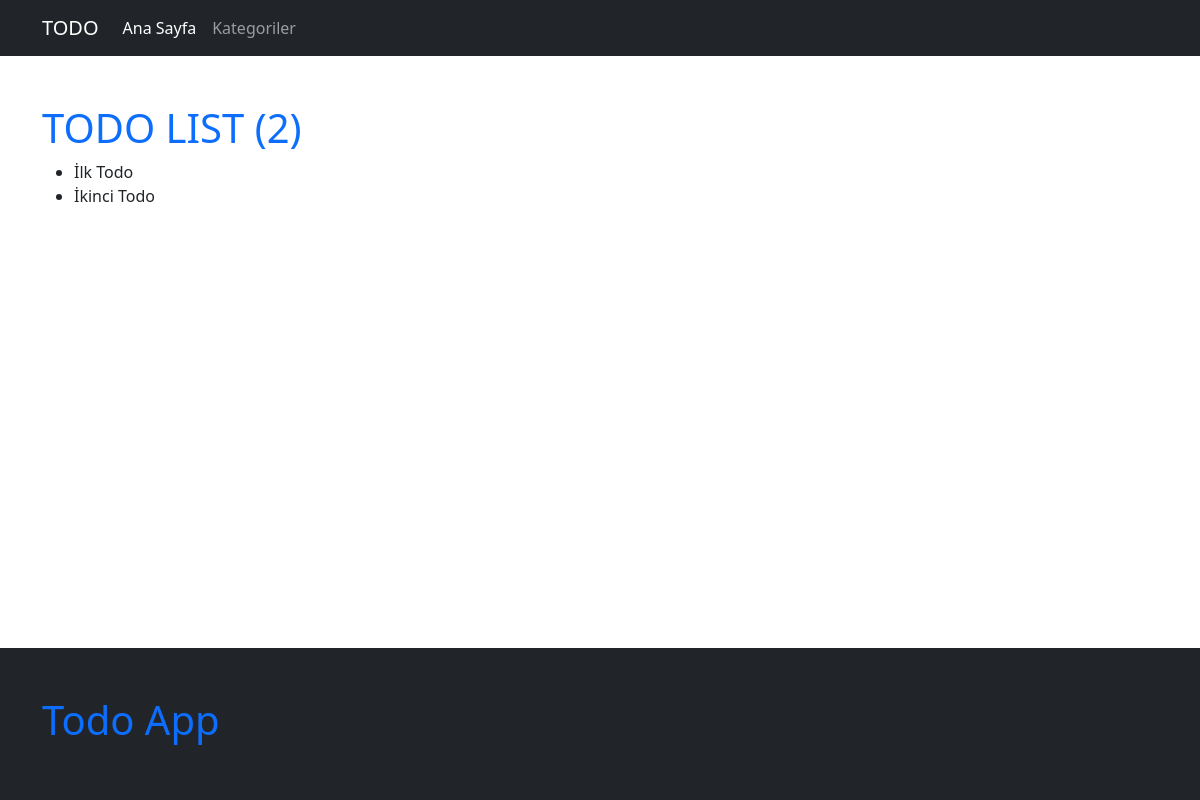
The app's page /, older data.
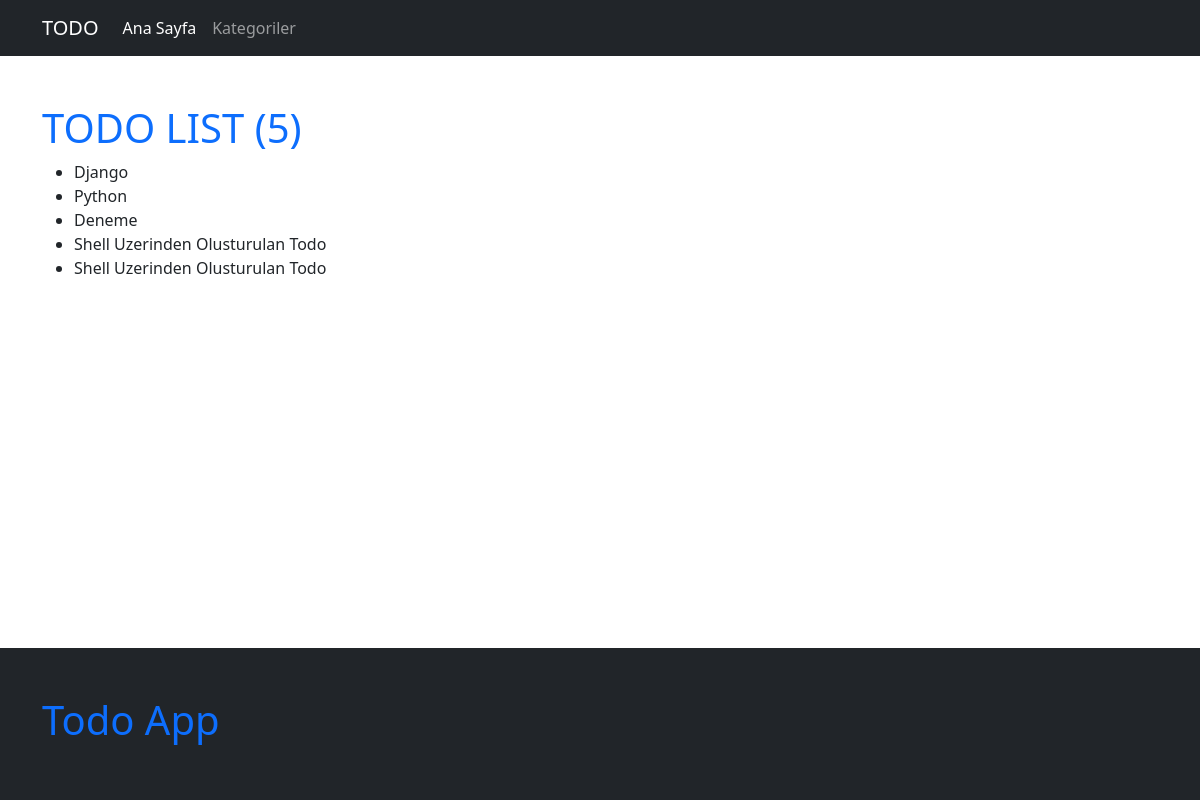
The same page, newer data.
### todo/models.py (models this page shows, shortened)
class Todo(models.Model):
    title = models.CharField(max_length=200)
    content = models.TextField(blank=True, null=True)
    is_active = models.BooleanField(default=False)
    created_at = models.DateTimeField(auto_now_add=True)
    updated_at = models.DateTimeField(auto_now=True)

### todo/views.py (the view)
# urls.py: path('', home_view),
def home_view(request):
    todos = Todo.objects.all()
    context = dict(
        todos=todos,
    )
    return render(request, 'todo/todo_list.html', context) # config/urls.py

### todo/templates/todo/todo_list.html
{% extends 'core/base.html' %}
{% block container %}
<h1 class="text-primary">TODO LIST ({{ todos.count }})</h1>
<ul>
    {% for todo in todos %}
    <li>{{ todo.title }}</li>
    {% endfor %}
</ul>
{% endblock container %}

### templates/core/base.html (shortened to what this page needs)
{% load static %}
<!doctype html>
<html lang="en">
  <head>
    <link rel="stylesheet" href="{% static 'css/bootstrap.min.css' %}">
</head>
<body>
    {% include 'core/navbar.html' %}
    <div class="container my-5">
        {% block container %}
        {% endblock container %}
    </div>
    {% include 'core/footer.html' %}
</body>
</html>

### templates/core/navbar.html (shortened to what this page needs)
<nav class="navbar navbar-expand-lg bg-dark navbar-dark">
    <div class="container">
      <a class="navbar-brand" href="/">TODO</a>
      <div class="collapse navbar-collapse" id="navbarNavAltMarkup">
        <div class="navbar-nav">
          <a class="nav-link active" aria-current="page" href="/">Ana Sayfa</a>
          <a class="nav-link" href="#">Kategoriler</a>
        </div>
      </div>
    </div>
  </nav>

### templates/core/footer.html
<div class="bg-dark py-5 mt-5 fixed-bottom">
    <div class="container">
        <div class="col">
            <h1 class="text-primary">Todo App</h1>
        </div>
    </div>
</div>

Row changes from the older to the newer data that the page shows:
removed Todo: title "İlk Todo"
removed Todo: title "İkinci Todo"
added Todo: title "Django"
added Todo: title "Python"
added Todo: title "Deneme"
added Todo: title "Shell Uzerinden Olusturulan Todo"
added Todo: title "Shell Uzerinden Olusturulan Todo"
Text that changed along with them:
{{ todos.count }}: "2" → "5"
